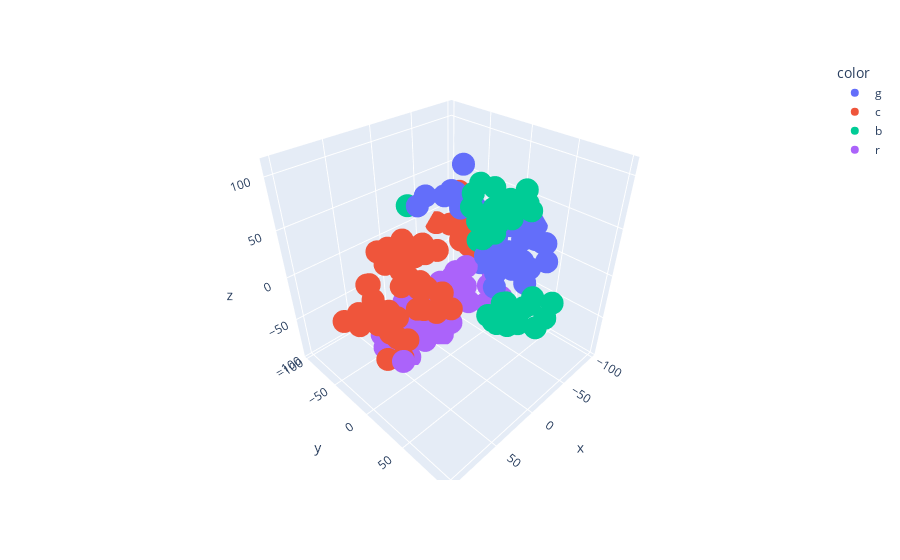

The code cell stored with this chart in its notebook:
### Code cell
# Kmedoids
kmedoids = KMedoids(metric="manhattan", n_clusters=4).fit(X_selected)

# plotar usando t-sne 
X_embedded  = TSNE(n_components=3, perplexity=10,random_state=24).fit_transform( X_selected )

fig = px.scatter_3d(x=X_embedded [:,0],y=X_embedded [:,1],z=X_embedded [:,2],color=colors[kmedoids.labels_])
fig.show()
